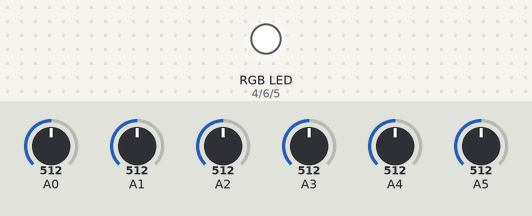
Bench run of a sketch on a simulated Arduino Uno, built with avr-gcc and run on an emulated ATmega328P. Shown: an RGB LED mixed from three pins (HIGH = lit). The test bench sets the inputs (shaded band); at power-on: A0 = 512, A1 = 512, A2 = 512, A3 = 512, A4 = 512, A5 = 512. What the sketch prints to the serial monitor is not drawn.

Above: at 0.1 s.
Timing chart, 0 to 1.6 s (numbered marks = the images above):
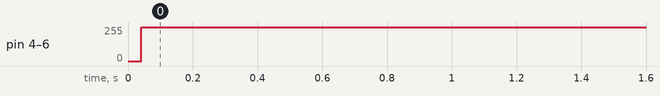

The sketch:

Calibration.ino
```cpp
#include <Wire.h>


// defines for setting and clearing register bits
#ifndef cbi
#define cbi(sfr, bit) (_SFR_BYTE(sfr) &= ~_BV(bit))
#endif
#ifndef sbi
#define sbi(sfr, bit) (_SFR_BYTE(sfr) |= _BV(bit))
#endif


// RGB pin assigment
#define redPin    4
#define greenPin  6
#define bluePin   5

// scan pin assignment
byte scan_pin[8] = { 8,1,0,2,3,5,4,9 };


void setup()
{
  // set prescale to 16  (to speed up the analogRead function)
  cbi(ADCSRA,ADPS2) ;
  sbi(ADCSRA,ADPS1) ;
  cbi(ADCSRA,ADPS0) ;

  // set mode and initial values for RGB controll pins
  pinMode(redPin, OUTPUT);
  pinMode(greenPin, OUTPUT);
  pinMode(bluePin, OUTPUT);
  digitalWrite(redPin, HIGH);
  digitalWrite(greenPin, HIGH);
  digitalWrite(bluePin, HIGH);

  // start serial for output
  Serial.begin(9600);
}

int rd(int i)
{
  int p = scan_pin[i];
  analogRead(p);
  return (analogRead(p) + analogRead(p) + analogRead(p)) >> 2;
}


void loop()
{
  int i;
  byte rgb[8][3];

  while (true)
  {
    long t0= micros();
    // take readings from all sensors
    for (i=0; i<8; i++)
    {
      // take red reading
      digitalWrite(redPin, LOW);
      unsigned int r = rd(i);
      digitalWrite(redPin, HIGH);

      // ambient readings
      unsigned int ambient = rd(i);

      // take green reading
      digitalWrite(greenPin, LOW);
      unsigned int g = rd(i);
      digitalWrite(greenPin, HIGH);

      // take blue reading
      digitalWrite(bluePin, LOW);
      unsigned int b = rd(i);
      digitalWrite(bluePin, HIGH);

      if (r>ambient+255) {
        rgb[i][0] = 255;
      } else if (r>ambient) {
        rgb[i][0] = (r - ambient);
      } else {
        rgb[i][0] = 0;
      }
      if (g>ambient+255) {
        rgb[i][1] = 0;
      } else if (g>ambient) {
        rgb[i][1] = (g - ambient);
      } else {
        rgb[i][1] = 0;
      }
      if (b>ambient+255) {
        rgb[i][2] = 255;
      } else if (b>ambient) {
        rgb[i][2] = (b - ambient);
      } else {
        rgb[i][2] = 0;
      }
    }
    long t1= micros();

    // write readings to console
    for (i=0; i<8; i++)
    {
      Serial.print(i);
      Serial.print(":");
      Serial.print(rgb[i][0]);
      Serial.print(",");
      Serial.print(rgb[i][1]);
      Serial.print(",");
      Serial.print(rgb[i][2]);
      Serial.print("  ");
    }
    Serial.print(" time:");
    Serial.print(t1-t0);
    Serial.print("\n");

    // do only one reading per second
    delay(1000);
  }
}
```

Measured:
- by itself, pin 4 (redPin), pin 5 (bluePin), pin 6 (greenPin): 0/255 → 255/255 at 0.04 s
